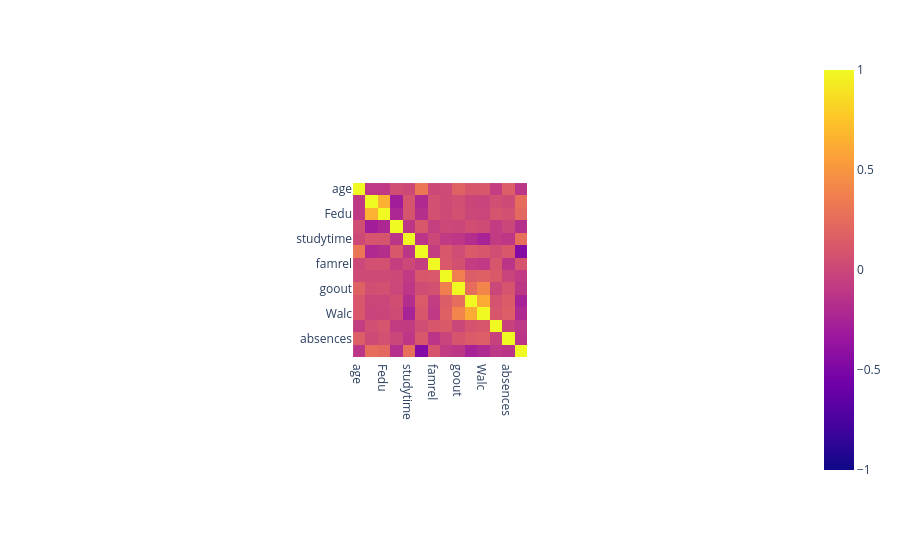

Notebook code for this chart:
### Markdown cell above
## Посчитайте корреляцию Спирмана и нарисуйте ее в виде тепловой карты

### Code cell
px.imshow(df.corr(numeric_only=True, method='spearman', min_periods=5), range_color=[-1,1])

### Figure 1 — Plotly figure (JSON) as saved in the notebook; plotly's stock layout.template omitted (floating-point values rounded to 4 significant figures; data arrays with more than 128 entries replaced by an {"elided": "..."} marker saying what was removed)
{"data": [{"coloraxis": "coloraxis", "hovertemplate": "x: %{x}<br>y: %{y}<br>color: %{z}<extra></extra>", "name": "0", "type": "heatmap", "x": ["age", "Medu", "Fedu", "traveltime", "studytime", "failures", "famrel", "freetime", "goout", "Dalc", "Walc", "health", "absences", "G3"], "xaxis": "x", "y": ["age", "Medu", "Fedu", "traveltime", "studytime", "failures", "famrel", "freetime", "goout", "Dalc", "Walc", "health", "absences", "G3"], "yaxis": "y", "z": {"elided": "14x14 float values"}}], "layout": {"autosize": true, "coloraxis": {"cmax": 1, "cmin": -1, "colorscale": [[0, "#0d0887"], [0.1111, "#46039f"], [0.2222, "#7201a8"], [0.3333, "#9c179e"], [0.4444, "#bd3786"], [0.5556, "#d8576b"], [0.6667, "#ed7953"], [0.7778, "#fb9f3a"], [0.8889, "#fdca26"], [1, "#f0f921"]]}, "margin": {"t": 60}, "xaxis": {"anchor": "y", "autorange": true, "constrain": "domain", "domain": [0.3793, 0.6207], "range": [-0.5, 13.5], "scaleanchor": "y", "type": "category"}, "yaxis": {"anchor": "x", "autorange": true, "constrain": "domain", "domain": [0, 1], "range": [13.5, -0.5], "type": "category"}}}
